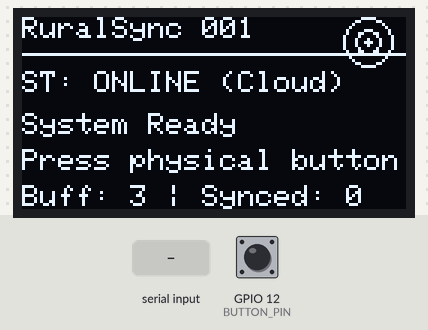
The sketch below on a simulated ESP32. On the bench: 128×64 one-colour display. The test bench sets the inputs (shaded band); at power-on: GPIO 12 (BUTTON_PIN) HIGH. WiFi joins after 1.5 s; servers stay silent unless stated; uploads are accepted with an empty reply; storage starts empty; random numbers use the default seed unless the sketch sets one; what the sketch prints to the serial monitor is not drawn.

Above: at 4.3 s.
4.4 s: "s\n" received over Serial
At 7.1 s:
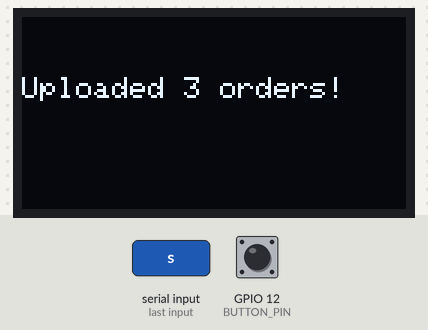
7.4 s: GPIO 12 (BUTTON_PIN) pulled LOW for 3.2 s
At 11.5 s:
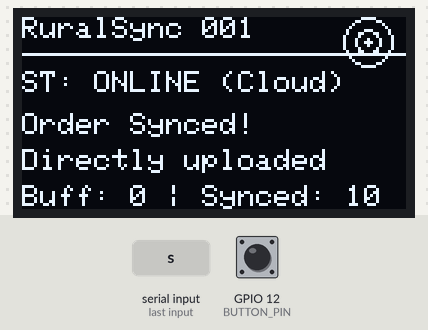
12.1 s: GPIO 12 (BUTTON_PIN) pulled LOW for 1 s
At 12.31 s:
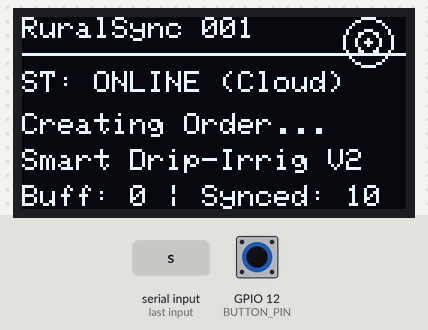
14.6 s: "g\n" received over Serial
At 14.78 s:
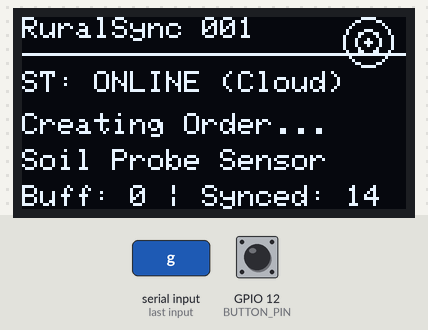
17.6 s: GPIO 12 (BUTTON_PIN) pulled LOW for 1 s
At 18.12 s:
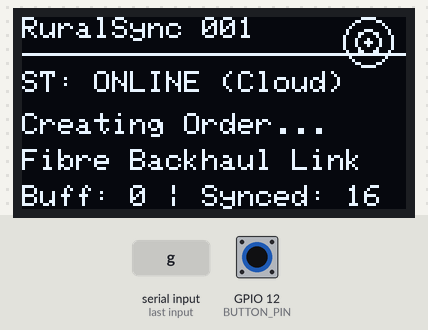
20.1 s: "G\n" received over Serial
At 20.7 s:
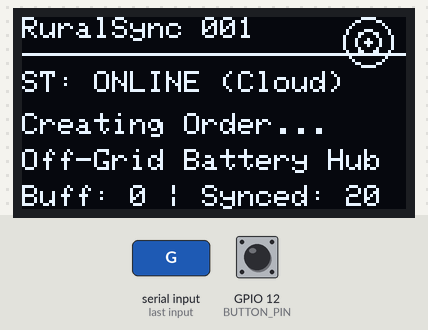
Timing chart, 0 to 23.1 s (numbered marks = the images above; inputs shaded):
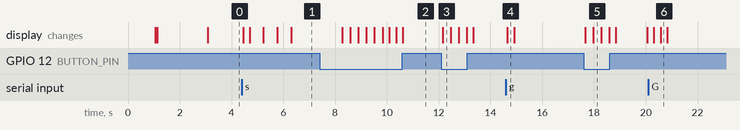

The sketch:

ESP32_RuralSync.ino
```cpp
/*
 * RuralSync - ESP32 Offline-First Edge Gateway Firmware
 * Developed for Engineering Innovation Competition
 *
 * Hardware Requirements:
 * - ESP32 Development Board (e.g., ESP32-WROOM-32E)
 * - I2C SSD1306 128x64 OLED Display (SDA = GPIO 21, SCL = GPIO 22) [OPTIONAL - Will not freeze if missing]
 * - Physical Push Button connected to GPIO 12 (with internal PULLUP) [OPTIONAL - Serial 'g' triggers orders]
 * - Internet router / Mobile hotspot (to simulate WiFi connection & outage)
 *
 * Required Arduino Libraries (Install via Library Manager):
 * - Adafruit SSD1306 & Adafruit GFX Library
 * - ArduinoJson (v6 or v7)
 */

#include <WiFi.h>
#include <HTTPClient.h>
#include <Wire.h>
#include <Adafruit_GFX.h>
#include <Adafruit_SSD1306.h>
#include <LittleFS.h>
#include <ArduinoJson.h>

// --- USER CONFIGURATION ---
const char* WIFI_SSID     = "pocof7";
const char* WIFI_PASSWORD = "1234567890";

// REPLACE WITH YOUR BACKEND CLOUD URL OR YOUR CONTAINER RUN URL
// Important: Ensure it ends with / inside the quotes
const String SERVER_URL  = "https://rural-sync-sable.vercel.app/";

// Pin Definitions
#define BUTTON_PIN      12 // Push Button (Low when pressed)
#define OLED_RESET      -1 // Reset pin # (or -1 if sharing Arduino reset pin)
#define SCREEN_ADDRESS  0x3C // 128x64 OLED I2C Address

Adafruit_SSD1306 display(128, 64, &Wire, OLED_RESET);

// State Management
enum SystemState { STATE_BOOT, STATE_ONLINE, STATE_OFFLINE, STATE_SYNCING };
SystemState currentState = STATE_BOOT;

// Heartbeat & Timer Configs
unsigned long lastHeartbeatTime = 0;
const unsigned long HEARTBEAT_INTERVAL = 10000; // 10 seconds

// Button Debounce
unsigned long lastButtonPress = 0;
const unsigned long DEBOUNCE_DELAY = 300; // ms

// --- DEMO CONFIGURATION ---
const bool AUTO_DEMO_MODE = true;  // If true, automatically generates a dummy order every 20 seconds
const unsigned long AUTO_ORDER_INTERVAL = 20000; // 20 seconds
unsigned long lastAutoOrderTime = 0;

String deviceId = "ESP32-RuralSync-001";
int localBufferCount = 0;
int successfulSyncs = 0;
bool hasDisplay = true; // Set to false if display is missing or fails to initialize

// Draw custom icons on OLED
void drawWiFiIcon(bool connected) {
  if (!hasDisplay) return;
  if (connected) {
    display.drawCircle(115, 8, 8, SSD1306_WHITE);
    display.drawCircle(115, 8, 4, SSD1306_WHITE);
    display.fillCircle(115, 8, 1, SSD1306_WHITE);
  } else {
    display.drawLine(107, 0, 123, 16, SSD1306_WHITE);
    display.drawLine(123, 0, 107, 16, SSD1306_WHITE);
  }
}

// Global update display function
void updateOLED(const String& line1, const String& line2, const String& line3) {
  // Always log status updates to Serial Monitor for debugging/headless use
  Serial.println("\n>>> [OLED Update Redirect] <<<");
  Serial.print("  Line 1: "); Serial.println(line1);
  Serial.print("  Line 2: "); Serial.println(line2);
  Serial.print("  Line 3: "); Serial.println(line3);
  Serial.println("----------------------------");

  if (!hasDisplay) return;

  display.clearDisplay();

  // Header Bar
  display.setTextSize(1);
  display.setTextColor(SSD1306_WHITE);
  display.setCursor(0,0);
  display.print("RuralSync ");
  display.print(deviceId.substring(16)); // print short ID

  // Custom Wifi indicators
  drawWiFiIcon(currentState == STATE_ONLINE || currentState == STATE_SYNCING);
  display.drawLine(0, 12, 127, 12, SSD1306_WHITE);

  // Body text
  display.setCursor(0, 18);
  display.setTextSize(1);
  display.print("ST: ");
  if (currentState == STATE_ONLINE) display.print("ONLINE (Cloud)");
  else if (currentState == STATE_OFFLINE) display.print("OFFLINE (LittleFS)");
  else if (currentState == STATE_SYNCING) display.print("SYNCING...");
  else display.print("BOOTING...");

  display.setCursor(0, 32);
  display.print(line1);

  display.setCursor(0, 44);
  display.print(line2);

  // Status footer block
  display.setCursor(0, 56);
  display.print("Buff: ");
  display.print(localBufferCount);
  display.print(" | Synced: ");
  display.print(successfulSyncs);

  display.display();
}

// Read the buffered file size / item count
void recountLocalBuffer() {
  if (!LittleFS.exists("/orders.txt")) {
    localBufferCount = 0;
    Serial.println("[LittleFS] Buffer file (/orders.txt) does not exist yet.");
    return;
  }

  File file = LittleFS.open("/orders.txt", "r");
  if (!file) {
    localBufferCount = 0;
    Serial.println("[LittleFS] Failed to open /orders.txt for reading.");
    return;
  }

  int count = 0;
  while (file.available()) {
    String line = file.readStringUntil('\n');
    if (line.length() > 5) {
      count++;
    }
  }
  file.close();
  localBufferCount = count;
  Serial.print("[LittleFS] Current local buffer queue size: ");
  Serial.println(localBufferCount);
}

// POST event logs to backend API
void logEventToCloud(String message) {
  if (WiFi.status() != WL_CONNECTED) return;

  HTTPClient http;
  String url = SERVER_URL + "api/device/events";
  http.begin(url);
  http.addHeader("Content-Type", "application/json");

  StaticJsonDocument<200> doc;
  doc["event"] = message;
  String requestBody;
  serializeJson(doc, requestBody);

  int httpCode = http.POST(requestBody);
  http.end();
}

// Push system telemetries to API
void sendHeartbeat() {
  if (WiFi.status() != WL_CONNECTED) {
    currentState = STATE_OFFLINE;
    recountLocalBuffer();
    updateOLED("WiFi Lost", "Hotspot unreachable", "Checking signal...");
    return;
  }

  HTTPClient http;
  String url = SERVER_URL + "api/device/status";
  http.begin(url);
  http.addHeader("Content-Type", "application/json");

  // Get ESP32 internal statistics
  int signalStrength = WiFi.RSSI();
  uint32_t freeHeap = ESP.getFreeHeap();
  int memoryUsagePercentage = 100 - ((freeHeap * 100) / 320000); // roughly 320KB RAM
  int cpuUsage = random(10, 22); // Simulated core processing
  unsigned long uptime = millis() / 1000;

  StaticJsonDocument<250> doc;
  doc["deviceId"] = deviceId;
  doc["status"] = (currentState == STATE_ONLINE) ? "ONLINE" : "SYNCING";
  doc["signalStrength"] = signalStrength;
  doc["memoryUsage"] = memoryUsagePercentage;
  doc["cpuUsage"] = cpuUsage;
  doc["uptime"] = uptime;
  doc["ordersStoredLocally"] = localBufferCount;

  String requestBody;
  serializeJson(doc, requestBody);

  int httpCode = http.POST(requestBody);
  if (httpCode > 0) {
    currentState = STATE_ONLINE;
    recountLocalBuffer();
  } else {
    currentState = STATE_OFFLINE;
    Serial.print("[HEARTBEAT] Connection failed. HTTP Code: ");
    Serial.println(httpCode);
  }
  http.end();
}

// Append new order to LittleFS local buffer file
void bufferOrderLocally(String productName, String retailer, String priority) {
  File file = LittleFS.open("/orders.txt", "a");
  if (!file) {
    Serial.println("[LittleFS ERROR] SPIFFS / LittleFS write failure!");
    updateOLED("LittleFS Error", "Flash mounting failed", "Check flash map");
    return;
  }

  // Save compact line format for easy parsing later
  file.print(productName);
  file.print(",");
  file.print(retailer);
  file.print(",");
  file.println(priority);
  file.close();

  Serial.println("[LOCAL BUFFER] Successfully appended order to /orders.txt");
  recountLocalBuffer();
  updateOLED("Buffered order!", "Stored in /orders.txt", priority + " priority");
}

// Submit single order to server
bool uploadOrder(String productName, String retailer, String priority) {
  if (WiFi.status() != WL_CONNECTED) {
    Serial.println("[UPLOAD] WiFi not connected. Cannot upload directly.");
    return false;
  }

  HTTPClient http;
  String url = SERVER_URL + "api/orders";
  Serial.print("[HTTP] POSTing to: "); Serial.println(url);
  http.begin(url);
  http.addHeader("Content-Type", "application/json");

  StaticJsonDocument<250> doc;
  doc["productName"] = productName;
  doc["quantity"] = 1;
  doc["retailerName"] = retailer;
  doc["priority"] = priority;
  doc["proposed"] = true;

  String requestBody;
  serializeJson(doc, requestBody);
  Serial.print("[HTTP] Payload: "); Serial.println(requestBody);

  int httpCode = http.POST(requestBody);
  Serial.print("[HTTP] Response code: "); Serial.println(httpCode);
  if (httpCode > 0) {
    String payload = http.getString();
    Serial.print("[HTTP] Response body: "); Serial.println(payload);
  } else {
    Serial.print("[HTTP] Error: "); Serial.println(http.errorToString(httpCode).c_str());
  }
  http.end();

  return (httpCode == 200 || httpCode == 201);
}

// Generate a random demo order
void generateDemoOrder() {
  // Rotate sample products for demonstration variety
  String sample_products[] = {"Smart Drip-Irrig V2", "Fibre Backhaul Link", "Off-Grid Battery Hub", "Soil Probe Sensor"};
  String sample_retailers[] = {"Agrikart Cooperative", "Maa Durga Fertilisers", "Krishi Kalyan Bhandar", "Farms Depot"};
  String sample_priorities[] = {"High", "Medium", "Low"};

  int index = random(0, 4);
  String prod = sample_products[index];
  String ret = sample_retailers[random(0,4)];
  String pri = sample_priorities[random(0,3)];

  Serial.println("\n==========================================");
  Serial.println("[NEW ORDER GENERATED]");
  Serial.print("  Product:  "); Serial.println(prod);
  Serial.print("  Retailer: "); Serial.println(ret);
  Serial.print("  Priority: "); Serial.println(pri);
  Serial.println("==========================================");

  if (WiFi.status() == WL_CONNECTED && currentState == STATE_ONLINE) {
    Serial.println("[STATUS] Device ONLINE. Sending directly to Cloud...");
    updateOLED("Creating Order...", prod, "Uploading directly");
    if (uploadOrder(prod, ret, pri)) {
      successfulSyncs++;
      Serial.println("[SUCCESS] Direct Cloud upload succeeded!");
      updateOLED("Order Synced!", "Directly uploaded", "to Cloud Database");
    } else {
      Serial.println("[FALLBACK] Cloud upload failed. Buffering locally...");
      bufferOrderLocally(prod, ret, pri);
    }
  } else {
    Serial.println("[STATUS] Device OFFLINE. Buffering locally...");
    bufferOrderLocally(prod, ret, pri);
  }
}

// Print a randomly selected order preset from the available choices
void printRandomPresetPreview() {
  String sample_products[] = {"Smart Drip-Irrig V2", "Fibre Backhaul Link", "Off-Grid Battery Hub", "Soil Probe Sensor"};
  String sample_retailers[] = {"Agrikart Cooperative", "Maa Durga Fertilisers", "Krishi Kalyan Bhandar", "Farms Depot"};
  String sample_priorities[] = {"High", "Medium", "Low"};

  int index = random(0, 4);
  String prod = sample_products[index];
  String ret = sample_retailers[random(0,4)];
  String pri = sample_priorities[random(0,3)];

  Serial.println("\n----------------------------------------");
  Serial.println("  [PRESET ORDER PREVIEW]");
  Serial.print("  Product:  "); Serial.println(prod);
  Serial.print("  Retailer: "); Serial.println(ret);
  Serial.print("  Priority: "); Serial.println(pri);
  Serial.println("----------------------------------------");
}

// Print Serial Menu Instructions
void printSerialMenu() {
  Serial.println("\n----------------------------------------");
  Serial.println("      RuralSync ESP32 Console Menu      ");
  Serial.println("----------------------------------------");
  Serial.println(" Commands:");
  Serial.println("   'g' or 'o' : Generate a random dummy order");
  Serial.println("   's'        : Trigger buffer sync to cloud");
  Serial.println("   'p'        : Show a random order preset preview");
  Serial.println("   'h'        : Show this help menu");
  Serial.println();
  Serial.println(" Available Order Presets:");
  Serial.println("   Products:  Smart Drip-Irrig V2, Fibre Backhaul Link, Off-Grid Battery Hub, Soil Probe Sensor");
  Serial.println("   Retailers: Agrikart Cooperative, Maa Durga Fertilisers, Krishi Kalyan Bhandar, Farms Depot");
  Serial.println("   Priorities: High, Medium, Low");
  Serial.println();
  Serial.print(" WiFi SSID: "); Serial.println(WIFI_SSID);
  Serial.print(" Backend:   "); Serial.println(SERVER_URL);
  Serial.print(" Auto-Demo Order Generation (20s): ");
  Serial.println(AUTO_DEMO_MODE ? "ENABLED" : "DISABLED");
  Serial.println("----------------------------------------\n");
}

// Pull records from LittleFS and push to cloud once network is restored
void synchronizeBuffer() {
  recountLocalBuffer();
  if (localBufferCount == 0) {
    Serial.println("[SYNC] Local buffer is empty. Nothing to sync.");
    return;
  }

  currentState = STATE_SYNCING;
  updateOLED("Starting Sync...", "Reading LittleFS", "Uploading to cloud");
  logEventToCloud("Synchronization Started: ESP32 automatic upload initiated");

  Serial.println("\n[SYNC] Starting synchronization of LittleFS buffer...");
  File file = LittleFS.open("/orders.txt", "r");
  if (!file) {
    Serial.println("[LittleFS ERROR] Failed to open /orders.txt for sync reading.");
    currentState = STATE_ONLINE;
    return;
  }

  // Read all records into dynamic buffer array
  std::vector<String> lines;
  while (file.available()) {
    String line = file.readStringUntil('\n');
    if (line.length() > 5) {
      lines.push_back(line);
    }
  }
  file.close();

  int successfulUploads = 0;
  Serial.print("[SYNC] Found "); Serial.print(lines.size()); Serial.println(" orders in queue. Uploading sequentially...");

  // Post records sequentially
  for (size_t i = 0; i < lines.size(); i++) {
    String currentLine = lines[i];

    // Simple CSV parser
    int firstComma = currentLine.indexOf(',');
    int secondComma = currentLine.indexOf(',', firstComma + 1);

    if (firstComma != -1 && secondComma != -1) {
      String productName = currentLine.substring(0, firstComma);
      String retailer = currentLine.substring(firstComma + 1, secondComma);
      String priority = currentLine.substring(secondComma + 1);
      priority.trim(); // strip newline characters

      Serial.print("\n[SYNC] Syncing order "); Serial.print(i + 1); Serial.print("/"); Serial.println(lines.size());
      Serial.print("  Product:  "); Serial.println(productName);

      if (hasDisplay) {
        display.clearDisplay();
        display.setCursor(0, 0);
        display.print("Uploading: ");
        display.print(i + 1);
        display.print("/");
        display.print(lines.size());
        display.setCursor(0, 20);
        display.print(productName);
        display.display();
      }

      if (uploadOrder(productName, retailer, priority)) {
        successfulUploads++;
        successfulSyncs++;
        delay(300); // small delay to appreciate animation frames
      } else {
        Serial.println("[SYNC ERROR] Failed to upload order. Aborting sync sequence.");
        break; // Stop sync if one fails to preserve sequence & retry later
      }
    }
  }

  // Rewrite remaining lines back to file if sync didn't finish completely
  if (successfulUploads < lines.size()) {
    Serial.println("[SYNC] Sync was partial. Rewriting remaining queue back to LittleFS...");
    File fileWrite = LittleFS.open("/orders.txt", "w");
    if (fileWrite) {
      for (size_t i = successfulUploads; i < lines.size(); i++) {
        fileWrite.println(lines[i]);
      }
      fileWrite.close();
    }
  } else {
    // Clear current LittleFS local queue file
    LittleFS.remove("/orders.txt");
    Serial.println("[SYNC SUCCESS] All orders synced! LittleFS queue cleared.");
  }

  recountLocalBuffer();

  if (hasDisplay) {
    display.clearDisplay();
    display.setCursor(0, 20);
    display.setTextSize(1);
    display.print("Uploaded ");
    display.print(successfulUploads);
    display.print(" orders!");
    display.display();
  }
  delay(1500);

  currentState = STATE_ONLINE;
  logEventToCloud("Synchronization Completed: " + String(successfulUploads) + " orders synced. Local buffer cleared.");
  sendHeartbeat();
}

void setup() {
  Serial.begin(115200);
  delay(1000); // Wait for serial monitor to connect

  Serial.println("\n==========================================");
  Serial.println("  RuralSync Offline-First Edge Gateway    ");
  Serial.println("==========================================");

  // Initialize GPIO Pins
  pinMode(BUTTON_PIN, INPUT_PULLUP);

  // Mount SSD1306 OLED Display (OPTIONAL)
  if(!display.begin(SSD1306_SWITCHCAPVCC, SCREEN_ADDRESS)) {
    Serial.println(F("WARNING: SSD1306 display hardware allocation failed. Continuing HEADLESS (Serial-only)."));
    hasDisplay = false;
  }

  if (hasDisplay) {
    display.clearDisplay();
    display.setTextSize(1);
    display.setTextColor(SSD1306_WHITE);
    display.setCursor(0, 10);
    display.print("RuralSync Bootloader");
    display.setCursor(0, 30);
    display.print("Mounting LittleFS...");
    display.display();
  }

  // Initialize File System Partition and seed dummy data if empty
  Serial.println("[LittleFS] Mounting file system...");
  if (!LittleFS.begin(true)) {
    Serial.println("[LittleFS ERROR] Partition mount failed!");
  } else {
    Serial.println("[LittleFS] Mounted successfully.");

    // Seed initial dummy orders inside the LittleFS cache if none exist
    if (!LittleFS.exists("/orders.txt")) {
      Serial.println("[LittleFS] Seeding 3 initial dummy orders for demonstration...");
      File file = LittleFS.open("/orders.txt", "w");
      if (file) {
        file.println("Smart Drip-Irrig V2,Krishi Kalyan Bhandar,High");
        file.println("Off-Grid Battery Hub,Agrikart Cooperative,Medium");
        file.println("Soil Probe Sensor,Farms Depot,Low");
        file.close();
      }
    }

    recountLocalBuffer();
  }

  if (hasDisplay) {
    display.setCursor(0, 45);
    display.print("Connecting WiFi...");
    display.display();
  }

  // Connect to Local Access WiFi Hotspot
  Serial.print("[WiFi] Connecting to SSID: ");
  Serial.println(WIFI_SSID);
  WiFi.begin(WIFI_SSID, WIFI_PASSWORD);
  int connCounter = 0;
  while (WiFi.status() != WL_CONNECTED && connCounter < 15) {
    delay(500);
    Serial.print(".");
    connCounter++;
  }

  if (WiFi.status() == WL_CONNECTED) {
    currentState = STATE_ONLINE;
    Serial.println("\n[WiFi] Connected successfully!");
    Serial.print("[WiFi] IP Address: "); Serial.println(WiFi.localIP());
    logEventToCloud("Device Booted Success - Firmware v1.2.0");
    sendHeartbeat();
  } else {
    currentState = STATE_OFFLINE;
    Serial.println("\n[WiFi] Connection timed out. Booting in OFFLINE fail-safe mode.");
  }

  updateOLED("System Ready", "Press physical button", "to generate order");
  printSerialMenu();
}

void loop() {
  unsigned long currentMillis = millis();

  // 1. WiFi Status Check & Heartbeat loop (every 10 seconds)
  if (currentMillis - lastHeartbeatTime >= HEARTBEAT_INTERVAL) {
    lastHeartbeatTime = currentMillis;

    // Detect recovery from outage
    if (WiFi.status() == WL_CONNECTED && currentState == STATE_OFFLINE) {
      Serial.println("\n[WiFi] Network connection restored! Starting sync...");
      synchronizeBuffer();
    } else {
      sendHeartbeat();
    }
  }

  // 2. Physical Button Click trigger (creates a fresh order)
  if (digitalRead(BUTTON_PIN) == LOW) {
    if (currentMillis - lastButtonPress > DEBOUNCE_DELAY) {
      lastButtonPress = currentMillis;
      Serial.println("\n[BUTTON] Physical button clicked!");
      generateDemoOrder();
    }
  }

  // 3. Serial commands trigger (simulates orders/syncs from console)
  if (Serial.available() > 0) {
    char inChar = (char)Serial.read();
    // Consume extra chars (like \n, \r)
    while (Serial.available() > 0) {
      Serial.read();
    }

    if (inChar == 'g' || inChar == 'G' || inChar == 'o' || inChar == 'O') {
      Serial.println("\n[SERIAL COMMAND] Generating dummy order...");
      generateDemoOrder();
    } else if (inChar == 's' || inChar == 'S') {
      Serial.println("\n[SERIAL COMMAND] Manual Sync Triggered!");
      synchronizeBuffer();
    } else if (inChar == 'p' || inChar == 'P') {
      printRandomPresetPreview();
    } else if (inChar == 'h' || inChar == 'H') {
      printSerialMenu();
    }
  }

  // 4. Automatic periodic order generation (if enabled)
  if (AUTO_DEMO_MODE && (currentMillis - lastAutoOrderTime >= AUTO_ORDER_INTERVAL)) {
    lastAutoOrderTime = currentMillis;
    generateDemoOrder();
  }
}
```

Measured:
- after the input at 4.4 s, the display: first changes after 0.05 s (image 1 shows a later state)
- after the input at 7.4 s, the display: first changes after 0.88 s (image 2 shows a later state)
- after the input at 12.1 s, the display: changes after 0.06 s (image 3)
- after the input at 14.6 s, the display: changes after 0.06 s (image 4)
